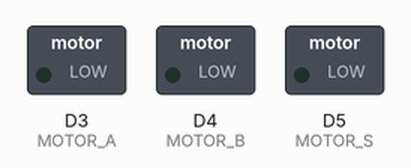
This program was run on a simulated ESP8266 (NodeMCU). Parts: switched loads named in the program (green lamp = pin HIGH). WiFi joins after 1.5 s; servers stay silent unless stated; what the program prints to the serial monitor is not drawn.

Above: at 0.1 s.
At 0.6 s:
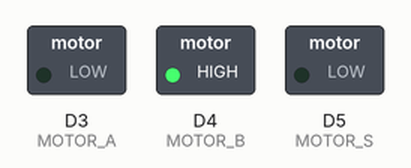
At 1.9 s:
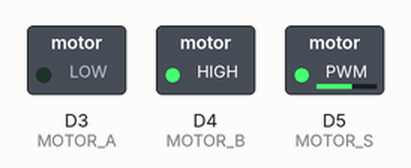
Timing chart, 0 to 3.4 s (numbered marks = the images above):
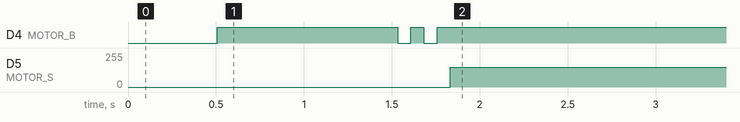

The program:

main.cpp
```cpp
#include <Arduino.h>
#include <MotorService.h>
#include <ESP8266WiFi.h>
#include <Secrets.h>
#include <WiFiUdp.h>

// Variables WiFi:
WiFiUDP Udp;
unsigned int localUdpPort = 4210;  // local port to listen on
char incomingPacket[255];  // buffer for incoming packets
char replyPacket[] = "OK";  // a reply string to send back

/**
 * @brief Parpadea el LED de la placa NodeMCU.
 *
 * @param period En milisegundos.
 * @param iters Número de parpadeos.
 */
void blink(int period, int iters){
  for(int i=0; i<iters; i++){
    digitalWrite(LED_BUILTIN, LOW);
    delay(period/2);
    digitalWrite(LED_BUILTIN, HIGH);
    delay(period/2);
  }
}

void setup() {
  Serial.begin(9600);

  // Motor setup
  setupMotor();

  // WiFi setup
  Serial.println("Connecting to " + String(SSID) + "...");
  WiFi.config(IPAddress(LOCAL_IP), IPAddress(GATEWAY), IPAddress(SUBNET));
  WiFi.begin(SSID, PASSWORD);

  // Starting connection
  while (WiFi.status() != WL_CONNECTED)
  {
    delay(500);
    Serial.print(".");
    blink(10, 1);
  }
  Serial.println(" Connected!");
  blink(150, 2);

  // Starts listening UDP Port to receive data
  Udp.begin(localUdpPort);
  Serial.printf("Now listening at IP %s, UDP port %d\n", WiFi.localIP().toString().c_str(), localUdpPort);
}

void loop() {
  String payload;

  // Data reading
  int packetSize = Udp.parsePacket();
  if (packetSize) // New data available
  {
    int len = Udp.read(incomingPacket, 255);
    if (len > 0)  // Correct data received
    {
      incomingPacket[len] = 0;  // Deletes the termination character.
    }

    payload = String(incomingPacket); // Stores data as a String
    //Serial.println("Payload: " + payload);

    // Send back a reply, to the IP address and port we got the packet from
    Udp.beginPacket(Udp.remoteIP(), Udp.remotePort());
    Udp.write(replyPacket);
    Udp.endPacket();
  }

  // Decission
  if      (payload.compareTo("UP"))     { moveMotor( SPEED); }
  else if (payload.compareTo("DOWN"))   { moveMotor(-SPEED); }
  else if (payload.compareTo("STOP"))   { moveMotor(0); }
  else if (payload.compareTo("GRAB"))   {}
  else if (payload.compareTo("RELEASE")){}
  else { moveMotor(0); }
}
```

MotorService.h
```cpp
#ifndef __MOTOR_SERVICE__
    #define __MOTOR_SERVICE__

    #define SPEED  150

    // PINOUT:
    #define MOTOR_A D3  // Motor, input A.
    #define MOTOR_B D4  // Motor, input B.
    #define MOTOR_S D5  // Motor, speed (PWM).

    // FUNCTIONS:
    void setupMotor();
    void moveMotor(int16_t speed);
#endif
```

Secrets.h
```cpp
#ifndef __SECRETS__
    #define __SECRETS__

    #define SSID "DragonFly"
    #define PASSWORD "dragonfly"

    #define LOCAL_IP    192,168,4,22
    #define GATEWAY     192,168,4,9
    #define SUBNET      255,255,255,0
#endif
```

motorService.cpp
```cpp
#include <Arduino.h>
#include <MotorService.h>

/**
 * @brief Intializes motor pins.
 *
 */
void setupMotor(){
    // Setup Left Motor:
    pinMode(MOTOR_A, OUTPUT);
    pinMode(MOTOR_B, OUTPUT);
    pinMode(MOTOR_S, OUTPUT);
}

/**
 * @brief Stablishes the PWM of the motor.
 *
 * @param speed   Value between -255 y 255.
 */
void moveMotor(int16_t speed){
    // Backwards
    if (speed < 0)
    {
        digitalWrite(MOTOR_A, HIGH);
        digitalWrite(MOTOR_B, LOW);
        speed = -speed;
    }

    // Forward
    else if(speed > 0)
    {
        digitalWrite(MOTOR_A, LOW);
        digitalWrite(MOTOR_B, HIGH);
    }

    // Stop
    else
    {
        digitalWrite(MOTOR_A, LOW);
        digitalWrite(MOTOR_B, LOW);
    }

    // Speed
    analogWrite(MOTOR_S, speed);
}
```

webService.cpp
```cpp

```

Measured:
- by itself, D5 (MOTOR_S): 0/255 → 150/255 at 1.8 s
